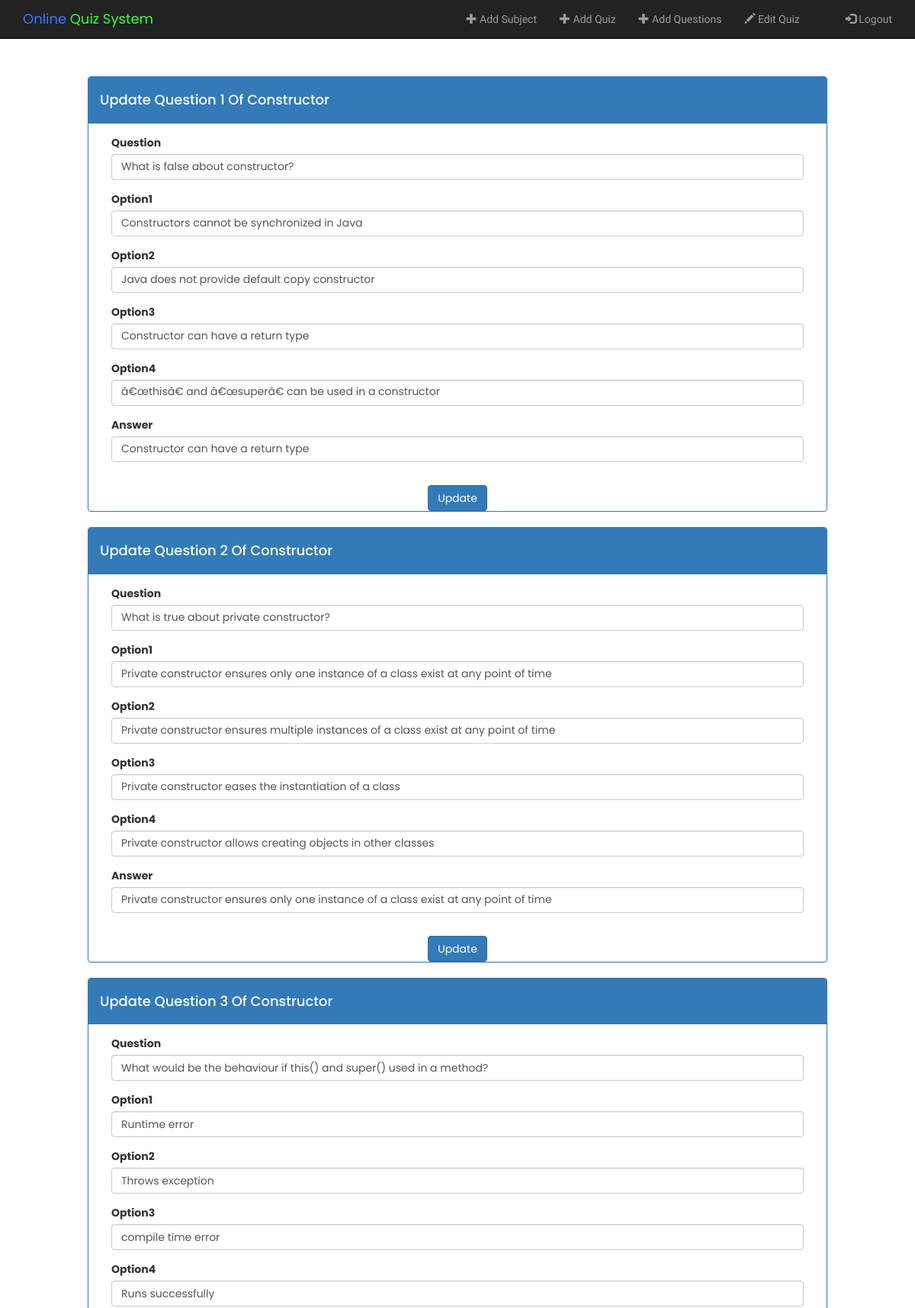
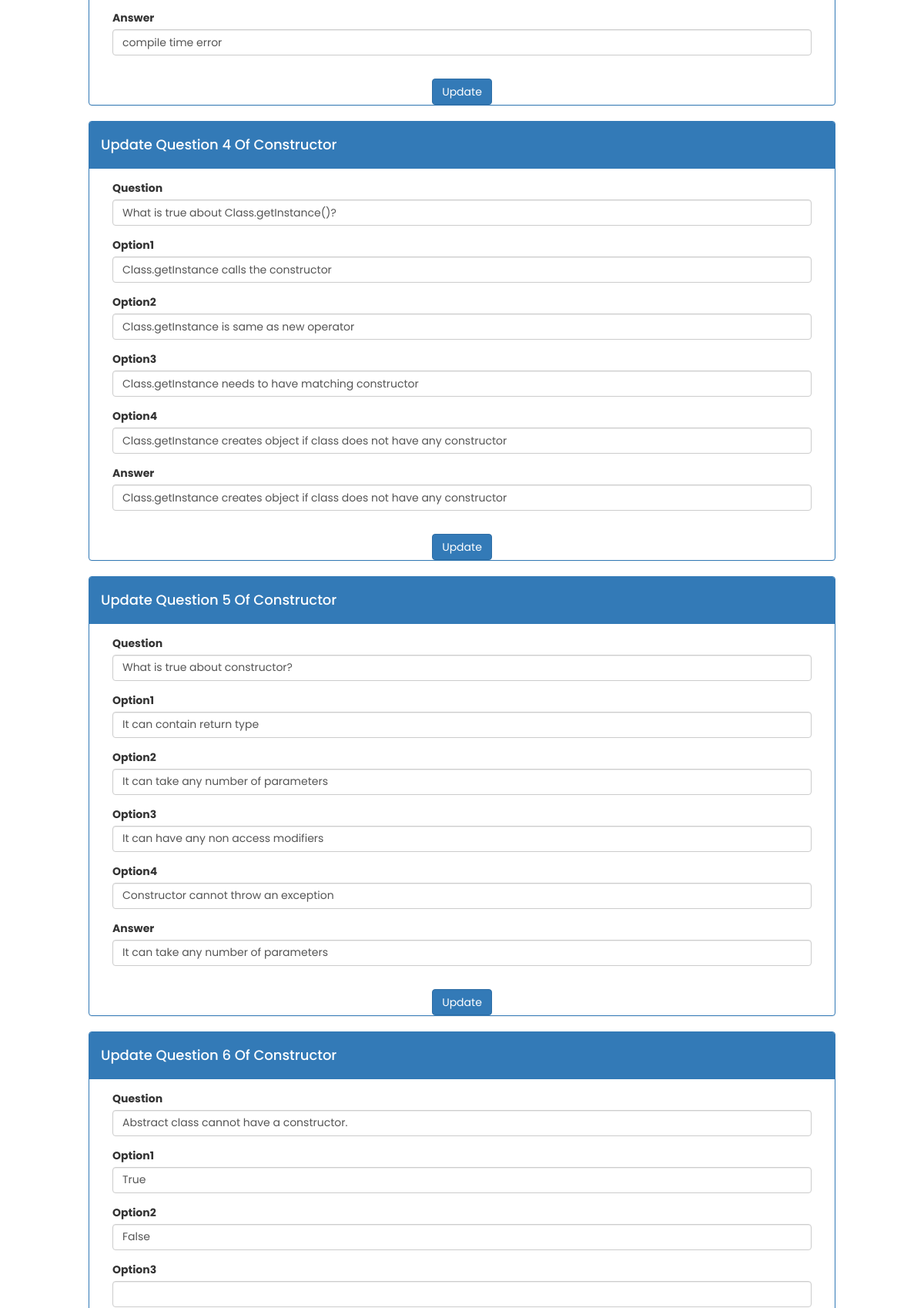
The page /edit_quiz.php?id=23 (upper part) on the database its author committed (2 pictures, top to bottom).
### tables this page shows
CREATE TABLE `questions` (
  `id` int(255) NOT NULL,
  `question_id` int(255) NOT NULL,
  `question_name` varchar(1000) NOT NULL,
  `quiz_id` int(255) NOT NULL,
  `quiz_name` varchar(1000) NOT NULL,
  `option1` varchar(1000) NOT NULL,
  `option2` varchar(1000) NOT NULL,
  `option3` varchar(1000) DEFAULT NULL,
  `option4` varchar(1000) DEFAULT NULL,
  `answer_name` varchar(1000) NOT NULL,
  `userans` text NOT NULL
);

CREATE TABLE `quiz` (
  `quiz_id` int(255) NOT NULL,
  `quiz_name` varchar(255) NOT NULL,
  `subject_id` int(255) NOT NULL,
  `subject_name` varchar(255) NOT NULL,
  `course_id` int(255) NOT NULL,
  `course_name` varchar(255) NOT NULL,
  `NOQ` int(255) NOT NULL,
  `teacher_id` int(255) NOT NULL,
  `name` varchar(255) NOT NULL
);

### edit_quiz.php (the view, shortened to what this page needs)
<?php
require("includes/common.php");
?>
<html>
<head>
    <link rel="stylesheet" href="https://maxcdn.bootstrapcdn.com/bootstrap/3.3.7/css/bootstrap.min.css">
    <link rel="stylesheet" href="style.css">
</head>
<body>
    <?php
    include 'includes/teacher_header.php';
    $quiz_id = $_GET["id"];
    $qu = "SELECT * FROM quiz WHERE quiz_id=$quiz_id";
    $res = mysqli_query($con, $qu) or die(mysqli_error($con));
    $a = mysqli_fetch_array($res);
    $quiz_name = $a["quiz_name"];
    $NOQ = $a["NOQ"];
    if ($NOQ == 0) {
        echo "<center><h2><br><br><br><br><br>There isn't any Questions in this Quiz yet.</h2></center>";
    } else {
    ?>
        <br><br><br><br><br>
        <div class="container-fluid" id="content">
            <div class="row ">
                <div class="col-xs-12 col-lg-10 col-lg-offset-1 col-md-10 col-md-offset-1">
                    <?php
                    $que = "SELECT * FROM questions WHERE quiz_id=$quiz_id";
                    $res = mysqli_query($con, $que) or die(mysqli_error($con));
                    $n = 1;
                    while ($row = mysqli_fetch_array($res)) {
                    ?>
                        <div class="panel panel-primary" style="font-family:'Poppins'">
                            <div class="panel-heading">
                                <h4>Update Question <?php echo $n; ?> Of <?php echo $quiz_name; ?></h4>
                            </div>
                            <div class="panel-body">
                                <form action="update_quiz.php?id=<?php echo $row["question_id"]; ?>" method="POST">
                                    <div class="form-group col-sm-12 ">
                                        <label for="question_name">Question</label>
                                        <input class="form-control" name="question_name" value="<?php echo $row["question_name"]; ?>" required>
                                    </div>
                                    <div class="form-group col-sm-12 ">
                                        <label for="option1">Option1</label>
                                        <input class="form-control" name="option1" value="<?php echo $row["option1"]; ?>" required>
                                    </div>
                                    <div class="form-group col-sm-12 ">
                                        <label for="option2">Option2</label>
                                        <input class="form-control" name="option2" value="<?php echo $row["option2"]; ?>" required>
                                    </div>
                                    <div class="form-group col-sm-12 ">
                                        <label for="option3">Option3</label>
                                        <input class="form-control" name="option3" value="<?php echo $row["option3"]; ?>">
                                    </div>
                                    <div class="form-group col-sm-12 ">
                                        <label for="option4">Option4</label>
                                        <input class="form-control" name="option4" value="<?php echo $row["option4"]; ?>">
                                    </div>
                                    <div class="form-group col-sm-12 ">
                                        <label for="answer_name">Answer</label>
                                        <input class="form-control" name="answer_name" value="<?php echo $row["answer_name"]; ?>" required>
                                    </div>
                            </div>
                            <center>
                                <button type="submit" name="submit" value="update" class="btn btn-primary">Update</button>
                            </center>
                        </div>
                    <?php
                        $n++;
                    }
                    ?>
                </div>
            </div>
        <?php
    }
        ?>
        </div>
</body>
</html>

### style.css (style rules this page uses)
body, html { width: 100%; height: 100%; }
body { width: 100%; height: 100%; }
.row { display: flex; }

### rows shown on the page
questions: quiz.quiz_name "Constructor", question_name "What is false about constructor?", option1 "Constructors cannot be synchronized in Java", option2 "Java does not provide default copy constructor", option3 "Constructor can have a return type", option4 "â€œthisâ€ and â€œsuperâ€ can be used in a constructor", answer_name "Constructor can have a return type"
questions: quiz.quiz_name "Constructor", question_name "What is true about private constructor?", option1 "Private constructor ensures only one instance of a class exist at any point of time", option2 "Private constructor ensures multiple instances of a class exist at any point of time", option3 "Private constructor eases the instantiation of a class", option4 "Private constructor allows creating objects in other classes", answer_name "Private constructor ensures only one instance of a class exist at any point of time"
questions: quiz.quiz_name "Constructor", question_name "What would be the behaviour if this() and super() used in a method?", option1 "Runtime error", option2 "Throws exception", option3 "compile time error", option4 "Runs successfully", answer_name "compile time error"
questions: quiz.quiz_name "Constructor", question_name "What is true about Class.getInstance()?", option1 "Class.getInstance calls the constructor", option2 "Class.getInstance is same as new operator", option3 "Class.getInstance needs to have matching constructor", option4 "Class.getInstance creates object if class does not have any constructor", answer_name "Class.getInstance creates object if class does not have any constructor"
questions: quiz.quiz_name "Constructor", question_name "What is true about constructor?", option1 "It can contain return type", option2 "It can take any number of parameters", option3 "It can have any non access modifiers", option4 "Constructor cannot throw an exception", answer_name "It can take any number of parameters"
questions: quiz.quiz_name "Constructor", question_name "Abstract class cannot have a constructor.", option1 "True", option2 "False"
